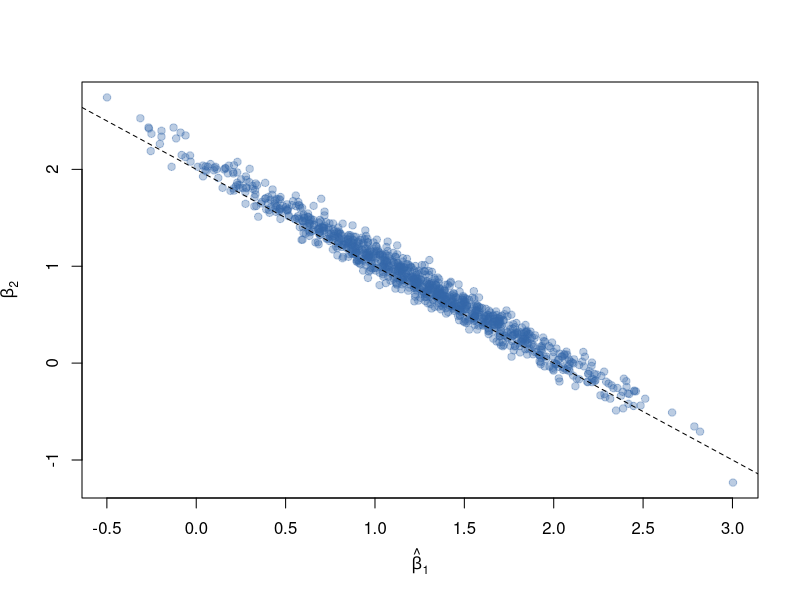
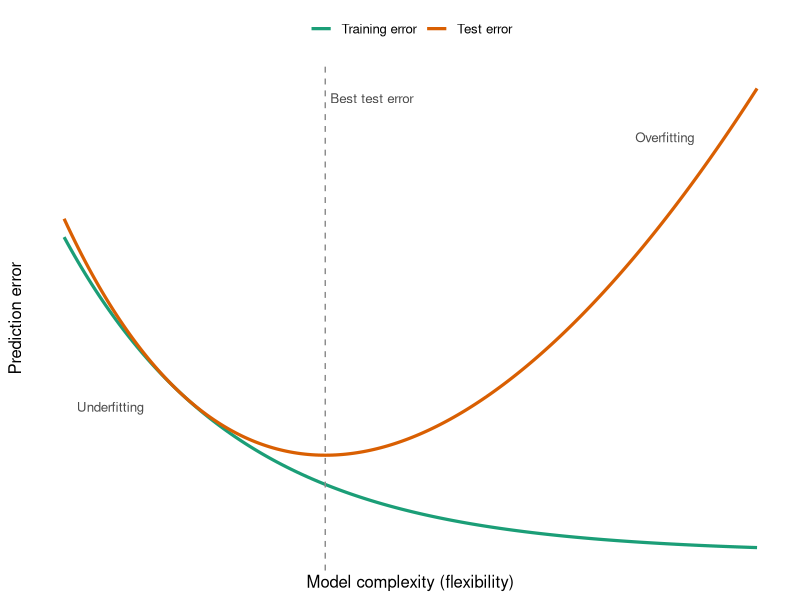

The R script that drew these images, in order:
## ---- chunk 1
#| include: false
suppressPackageStartupMessages(library(tidyverse))
## ---- chunk 2
set.seed(1)
n <- 200
Sigma <- matrix(c(1, 0.99, 0.99, 1), 2, 2)
X <- MASS::mvrnorm(n, mu = c(0, 0), Sigma = Sigma)
dat <- data.frame(y = X[, 1] + X[, 2] + rnorm(n), x1 = X[, 1], x2 = X[, 2])

boot <- replicate(1000, {
  i <- sample(n, replace = TRUE)
  coef(lm(y ~ x1 + x2, data = dat[i, ]))[c("x1", "x2")]
})

plot(boot[1, ], boot[2, ], pch = 19, col = "#3366aa55",
     xlab = expression(hat(beta)[1]), ylab = expression(hat(beta)[2]))
abline(2, -1, lty = 2)
## ---- chunk 3
summary_tab <- data.frame(
  Quantity = c("Coefficient on x1", "Coefficient on x2", "Their sum (drives prediction)"),
  `Bootstrap SD` = round(c(sd(boot[1, ]), sd(boot[2, ]), sd(boot[1, ] + boot[2, ])), 3),
  check.names = FALSE
)
knitr::kable(summary_tab, caption = "Bootstrap variability of the separate coefficients versus their sum. The separate coefficients are unstable; the sum, which the prediction relies on, is not.")
## ---- chunk 4
#| label: fig-overview-overfitting
#| echo: false
#| fig-align: center
#| fig-width: 7
#| fig-height: 4.3
#| fig-cap: "As model flexibility increases, training error keeps falling while test error first decreases and then rises again once the model starts fitting noise. The gap between the two curves is the variance the model pays for extra flexibility."
library(ggplot2)
x <- seq(1, 10, length.out = 200)
train <- 0.85 * exp(-0.45 * x) + 0.04
test <- 0.85 * exp(-0.45 * x) + 0.04 + 0.014 * (x - 2.5)^2
df <- data.frame(
  complexity = rep(x, 2),
  error = c(train, test),
  curve = factor(rep(c("Training error", "Test error"), each = length(x)),
                 levels = c("Training error", "Test error"))
)
best <- x[which.min(test)]
ggplot(df, aes(complexity, error, colour = curve)) +
  geom_line(linewidth = 1.1) +
  geom_vline(xintercept = best, linetype = "dashed", colour = "grey55") +
  annotate("text", x = best, y = max(df$error) * 0.98,
           label = "Best test error", hjust = -0.06, size = 3.4, colour = "grey30") +
  annotate("text", x = 1.6, y = min(test) * 1.4, label = "Underfitting",
           size = 3.4, colour = "grey30") +
  annotate("text", x = 8.8, y = max(test) * 0.9, label = "Overfitting",
           size = 3.4, colour = "grey30") +
  scale_colour_manual(values = c("Training error" = "#1b9e77", "Test error" = "#d95f02")) +
  scale_x_continuous(breaks = NULL) +
  scale_y_continuous(breaks = NULL) +
  labs(x = "Model complexity (flexibility)", y = "Prediction error", colour = NULL) +
  theme_minimal(base_size = 12) +
  theme(legend.position = "top",
        panel.grid.minor = element_blank(),
        axis.line = element_line(colour = "grey40"))
